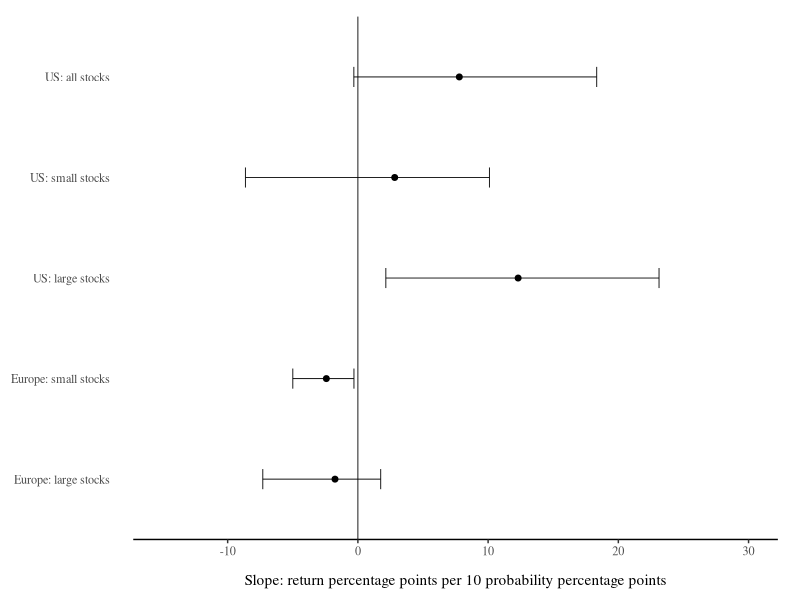
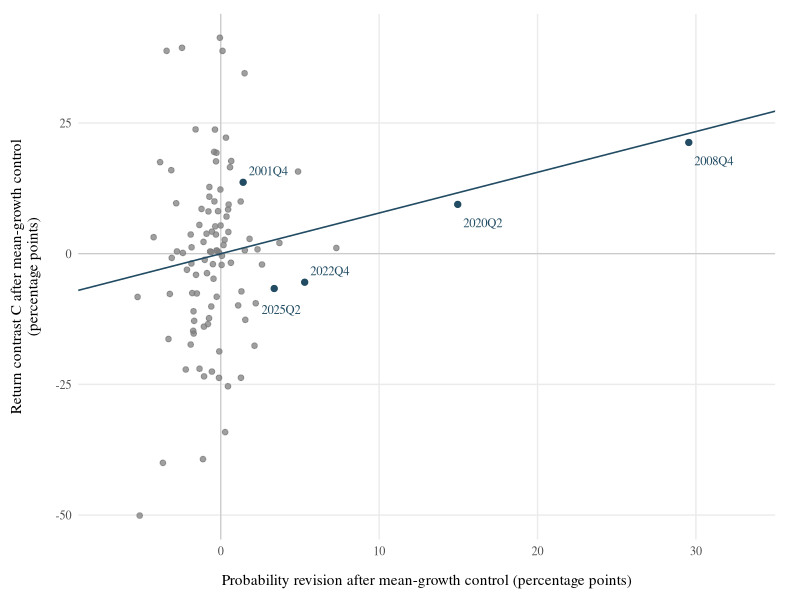

Source code (R) for these figures, in order:
library(ggplot2)
root <- normalizePath('.')
out <- file.path(root,'figures')
ragg::agg_png(file.path(out,'survey_timeline.png'),width=8,height=4.7,units='in',res=250,background='white')
par(mar=c(.3,.3,.3,.3),family='serif',cex=1)
plot.new();plot.window(xlim=c(0,100),ylim=c(0,100),xaxs='i',yaxs='i')
text(0,97,'A. Same forecast year and next-calendar-quarter returns',adj=c(0,1),font=2,cex=1.15)
arrows(2,69,99,69,length=.075,lwd=.8)
xx<-c(12,38,67)
segments(xx,67,xx,72,lwd=.7)
text(xx,78,c('February 9, 2024\nPrevious survey','May 6 / May 10, 2024\nDeadline / release','June 30\nQuarter-end'),cex=.95)
rect(76,65,99,88,lwd=.8)
text(87.5,79,'July–September\nThird-quarter returns',cex=.9)
text(4,60,'Both surveys forecast annual GDP growth in 2025',adj=c(0,1),cex=.88)
text(4,51,'Quarter-end controls precede returns; factors and industries are contemporaneous.',adj=c(0,1),cex=.78)
text(0,42,'B. Trading-day windows around publication',adj=c(0,0),font=2,cex=1.15)
text(0,34,'Day 0 is the release date or the first trading day thereafter.',adj=c(0,0),cex=.95)
labs<-c('Before release\n[−63, −2]','From release\n[0, 1]','After release\n[2, 21]','After release\n[22, 63]','After release\n[64, 126]','After release\n[127, 252]')
for(i in 1:6){x<-1+(i-1)*16.5;rect(x,12,x+15.5,28,lwd=.7);text(x+7.75,20,labs[i],cex=.88)}
text(0,3,'Schematic spacing. Calendar-quarter outcomes and trading-day windows are separate constructions.',adj=c(0,0),cex=.83)
dev.off()

m<-read.csv('results/model_estimates.csv')
pick<-function(f,label){d<-m[m$family==f & m$label==label,];stopifnot(nrow(d)==1);d}
z<-rbind(pick('characteristic_OP_paired_family','GV_OP_low_minus_high'),pick('weighting','small_VW'),pick('weighting','big_VW'),pick('europe_profitability_paired','S1_contrast'),pick('europe_profitability_paired','S2_contrast'))
groups<-c('US: all stocks','US: small stocks','US: large stocks','Europe: small stocks','Europe: large stocks')
d<-data.frame(group=factor(groups,levels=rev(groups)),estimate=z$coef,lo=z$ci95_low,hi=z$ci95_high)
write.csv(d,'results/figure2_data.csv',row.names=FALSE)
p<-ggplot(d,aes(estimate,group))+geom_vline(xintercept=0,linewidth=.3)+
 geom_errorbar(aes(xmin=lo,xmax=hi),orientation='y',width=.2,linewidth=.3)+geom_point(size=1.7)+
 scale_x_continuous(limits=c(-15,30),breaks=c(-10,0,10,20,30))+
 labs(x='Slope: return percentage points per 10 probability percentage points',y=NULL)+
 theme_classic(base_size=11,base_family='serif')+
 theme(axis.line.y=element_blank(),axis.ticks.y=element_blank(),axis.text.y=element_text(margin=margin(r=14)),axis.title.x=element_text(margin=margin(t=12)),plot.margin=margin(12,16,8,8))
ggsave(file.path(out,'us_europe_contrasts.png'),p,width=8.6,height=3.7,dpi=250,device=ragg::agg_png)

u<-read.csv('data/us_panel.csv')
d<-data.frame(quarter=u$quarter,rx_pp=10*resid(lm(matched_x~matched_mu,u)),rc=resid(lm(all_VW~matched_mu,u)))
stopifnot(nrow(d)==102)
b<-sum(d$rx_pp*d$rc)/sum(d$rx_pp^2)
write.csv(d,'results/figure3_data.csv',row.names=FALSE)
sel<-d[d$quarter %in% c('2008Q4','2020Q2','2001Q4','2022Q4','2025Q2'),]
sel$tx<-sel$rx_pp+.35;sel$ty<-sel$rc+2.2
lower <- sel$quarter %in% c('2008Q4','2020Q2')
sel$ty[lower] <- sel$rc[lower]-3.5
sel$tx[sel$quarter=='2025Q2']<-sel$rx_pp[sel$quarter=='2025Q2']-.8
sel$ty[sel$quarter=='2025Q2']<-sel$rc[sel$quarter=='2025Q2']-4
p<-ggplot(d,aes(rx_pp,rc))+geom_hline(yintercept=0,colour='grey75',linewidth=.3)+geom_vline(xintercept=0,colour='grey75',linewidth=.3)+
 geom_point(colour='grey50',alpha=.75,size=1.6)+geom_abline(intercept=0,slope=b,colour='#224C63',linewidth=.55)+
 geom_point(data=sel,colour='#224C63',size=1.8)+geom_text(data=sel,aes(x=tx,y=ty,label=quarter),hjust=0,size=3.2,colour='#224C63',family='serif')+
 labs(x='Probability revision after mean-growth control (percentage points)',y='Return contrast C after mean-growth control\n(percentage points)')+
 coord_cartesian(xlim=c(-7,33))+
 theme_minimal(base_size=11,base_family='serif')+
 theme(panel.grid.minor=element_blank(),axis.title.x=element_text(margin=margin(t=12)),axis.title.y=element_text(margin=margin(r=10)),plot.margin=margin(10,18,8,8))
ggsave(file.path(out,'conditional_return_relation.png'),p,width=8.6,height=5,dpi=250,device=ragg::agg_png)
cat('Three figures generated in R from reconstructed dates, outcomes and fitted estimates.\n')
